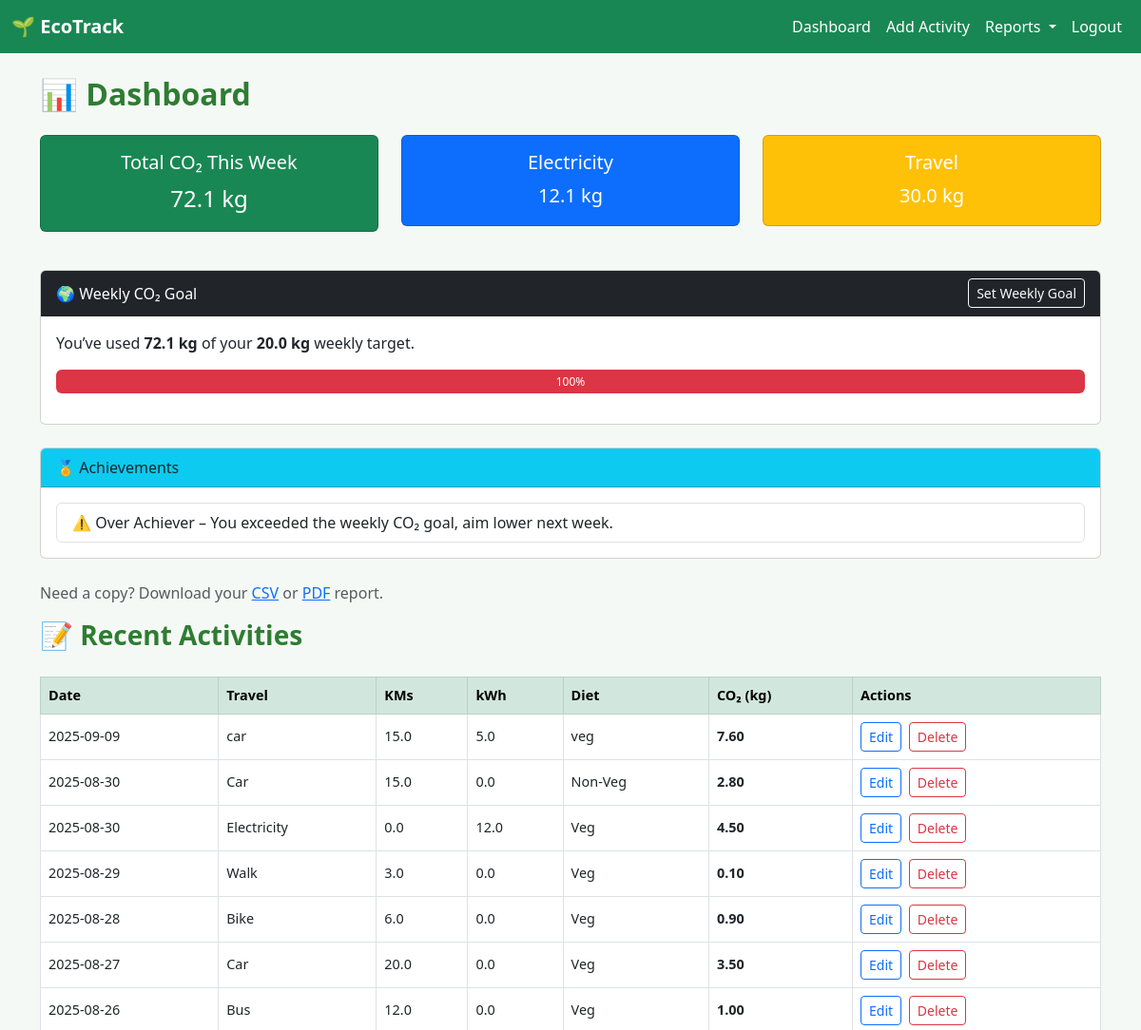
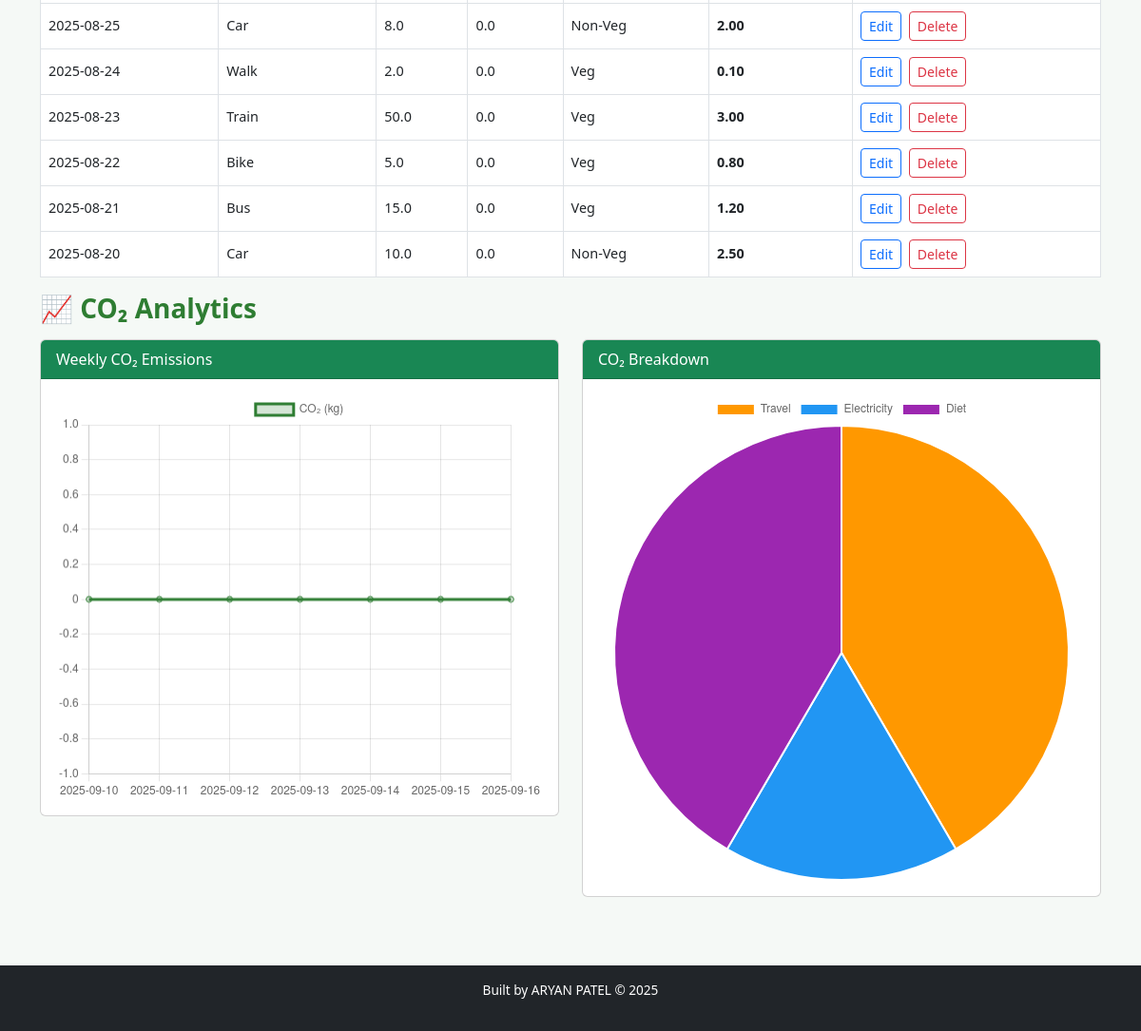
The app's page /dashboard (signed in) with its own data (2 pictures, top to bottom).
### tables this page shows
CREATE TABLE activities (
            id INTEGER PRIMARY KEY AUTOINCREMENT,
            user_id INTEGER NOT NULL,
            date TEXT NOT NULL,
            travel_mode TEXT NOT NULL,
            travel_km REAL NOT NULL,
            electricity_kwh REAL NOT NULL,
            diet_type TEXT NOT NULL,
            co2_kg REAL NOT NULL,
            FOREIGN KEY(user_id) REFERENCES users(id)
        );

### app.py (the view)
@app.route("/dashboard")
def dashboard():
    if not session.get("user_id"):
        return redirect(url_for("login"))
    con = get_db()
    cur = con.cursor()
    cur.execute("SELECT * FROM activities WHERE user_id=? ORDER BY date DESC", (session["user_id"],))
    rows = cur.fetchall()
    con.close()
    today = date.today()
    labels, values, daily = [], [], {}
    for r in rows:
        daily.setdefault(r["date"], 0.0)
        daily[r["date"]] += float(r["co2_kg"])
    for i in range(6, -1, -1):
        d = today - timedelta(days=i)
        ds = d.isoformat()
        labels.append(ds)
        values.append(round(daily.get(ds, 0.0), 2))
    travel = sum(r["co2_kg"] for r in rows if r["travel_mode"])
    electricity = sum(r["co2_kg"] for r in rows if r["electricity_kwh"] > 0)
    diet = sum(r["co2_kg"] for r in rows if r["diet_type"])
    total = travel + electricity + diet
    weekly_goal = get_user_goal(session["user_id"])
    progress = min((total / weekly_goal) * 100, 100) if weekly_goal > 0 else 0
    badges = []
    if total < 10:
        badges.append("🏅 Eco Saver – Excellent! Very low CO₂ emissions this week.")
    if total < weekly_goal:
        badges.append("🌟 Goal Achiever – You stayed under your weekly CO₂ goal!")
    if total >= weekly_goal and total > 0:
        badges.append("⚠️ Over Achiever – You exceeded the weekly CO₂ goal, aim lower next week.")
    entries = [dict(r) for r in rows]
    return render_template("dashboard.html",
                           title="Dashboard",
                           entries=entries,
                           chart_labels=labels,
                           chart_values=values,
                           travel=round(travel, 2),
                           electricity=round(electricity, 2),
                           diet=round(diet, 2),
                           total=round(total, 2),
                           goal=weekly_goal,
                           progress=round(progress, 2),
                           badges=badges)

### app.py (called while the page is built)
def get_db():
    con = sqlite3.connect(DB_PATH)
    con.row_factory = sqlite3.Row
    return con

@app.before_request
def ensure_db():
    init_db()

def get_user_goal(user_id):
    con = get_db(); cur = con.cursor()
    cur.execute("SELECT weekly_goal FROM user_settings WHERE user_id=?", (user_id,))
    row = cur.fetchone()
    con.close()
    return float(row["weekly_goal"]) if row else 20.0

### templates/dashboard.html (shortened to what this page needs)
{% extends "base.html" %}
{% block content %}
  <h2 class="mb-4">📊 Dashboard</h2>
  <div class="row mb-4">
    <div class="col-md-4">
      <div class="card text-white bg-success mb-3">
        <div class="card-body text-center">
          <h5 class="card-title">Total CO₂ This Week</h5>
          <p class="card-text fs-4">{{ total }} kg</p>
        </div>
      </div>
    </div>
    <div class="col-md-4">
      <div class="card text-white bg-primary mb-3">
        <div class="card-body text-center">
          <h5 class="card-title">Electricity</h5>
          <p class="card-text fs-5">{{ electricity }} kg</p>
        </div>
      </div>
    </div>
    <div class="col-md-4">
      <div class="card text-white bg-warning mb-3">
        <div class="card-body text-center">
          <h5 class="card-title">Travel</h5>
          <p class="card-text fs-5">{{ travel }} kg</p>
        </div>
      </div>
    </div>
  </div>
  <div class="card mb-4">
    <div class="card-header bg-dark text-white d-flex justify-content-between align-items-center">
      <span>🌍 Weekly CO₂ Goal</span>
      <a href="{{ url_for('settings') }}" class="btn btn-sm btn-outline-light">Set Weekly Goal</a>
    </div>
    <div class="card-body">
      <p>You’ve used <strong>{{ total }} kg</strong> of your <strong>{{ goal }} kg</strong> weekly target.</p>
      <div class="progress" style="height: 25px;">
        <div class="progress-bar
             {% if progress < 50 %}bg-success
             {% elif progress < 80 %}bg-warning
             {% else %}bg-danger{% endif %}"
             role="progressbar"
             style="width: {{ progress }}%;">
          {{ progress }}%
        </div>
      </div>
    </div>
  </div>
  {% if badges %}
  <div class="card mb-4">
    <div class="card-header bg-info text-dark">🏅 Achievements</div>
    <div class="card-body">
      <ul class="list-group">
        {% for badge in badges %}
          <li class="list-group-item">{{ badge }}</li>
        {% endfor %}
      </ul>
    </div>
  </div>
  {% endif %}
  <p class="text-muted">
    Need a copy? Download your
    <a href="{{ url_for('export_csv') }}">CSV</a> or
    <a href="{{ url_for('export_pdf') }}">PDF</a> report.
  </p>
  <h3 class="mb-3">📝 Recent Activities</h3>
  {% if entries %}
    <div class="table-responsive">
      <table class="table table-bordered table-hover align-middle">
        <thead class="table-success">
          <tr>
            <th>Date</th>
            <th>Travel</th>
            <th>KMs</th>
            <th>kWh</th>
            <th>Diet</th>
            <th>CO₂ (kg)</th>
            <th>Actions</th>
          </tr>
        </thead>
        <tbody>
          {% for e in entries %}
            <tr>
              <td>{{ e.date }}</td>
              <td>{{ e.travel_mode }}</td>
              <td>{{ e.travel_km }}</td>
              <td>{{ e.electricity_kwh }}</td>
              <td>{{ e.diet_type }}</td>
              <td class="fw-bold">{{ "%.2f"|format(e.co2_kg) }}</td>
              <td style="white-space:nowrap;">
                <a href="{{ url_for('edit_activity', act_id=e.id) }}" class="btn btn-sm btn-outline-primary me-1">Edit</a>
                <form method="POST" action="{{ url_for('delete_activity', act_id=e.id) }}" style="display:inline;" onsubmit="return confirm('Delete this activity?');">
                  <button type="submit" class="btn btn-sm btn-outline-danger">Delete</button>
                </form>
              </td>
            </tr>
          {% endfor %}
        </tbody>
      </table>
    </div>
  {% else %}
    <div class="alert alert-info">No activities logged yet.</div>
  {% endif %}
  <h3 class="mb-3">📈 CO₂ Analytics</h3>
  <div class="row">
    <div class="col-md-6 mb-4">
      <div class="card">
        <div class="card-header bg-success text-white">Weekly CO₂ Emissions</div>
        <div class="card-body">
          <canvas id="lineChart" height="250"></canvas>
        </div>
      </div>
    </div>
    <div class="col-md-6 mb-4">
      <div class="card">
        <div class="card-header bg-success text-white">CO₂ Breakdown</div>
        <div class="card-body">
          <canvas id="pieChart" height="250"></canvas>
        </div>
      </div>
    </div>
  </div>
  <script>
    // Line Chart
    new Chart(document.getElementById('lineChart'), {
      type: 'line',
      data: {
        labels: {{ chart_labels|safe }},
        datasets: [{
          label: 'CO₂ (kg)',
          data: {{ chart_values|safe }},
          borderColor: '#2e7d32',
          backgroundColor: 'rgba(46,125,50,0.2)',
          fill: true,
          tension: 0.3
        }]
      }
    });
    // Pie Chart
    new Chart(document.getElementById('pieChart'), {
      type: 'pie',
      data: {
        labels: ['Travel', 'Electricity', 'Diet'],
        datasets: [{
          data: [{{ travel }}, {{ electricity }}, {{ diet }}],
          backgroundColor: ['#FF9800', '#2196F3', '#9C27B0']
        }]
      }
    });
  </script>
{% endblock %}

### templates/base.html (shortened to what this page needs)
<!DOCTYPE html>
<html lang="en">
<head>
  <link href="https://cdn.jsdelivr.net/npm/bootstrap@5.3.0/dist/css/bootstrap.min.css" rel="stylesheet">
  <link rel="stylesheet" href="{{ url_for('static', filename='style.css') }}">
</head>
<body>
  <nav class="navbar navbar-expand-lg navbar-dark bg-success mb-4">
    <div class="container-fluid">
      <a class="navbar-brand fw-bold" href="{{ url_for('home') }}">🌱 EcoTrack</a>
      <div class="collapse navbar-collapse" id="navbarNav">
        <ul class="navbar-nav ms-auto">
          {% if session.get("user_id") %}
            <li class="nav-item">
              <a class="nav-link text-white" href="{{ url_for('dashboard') }}">Dashboard</a>
            </li>
            <li class="nav-item">
              <a class="nav-link text-white" href="{{ url_for('input_activity') }}">Add Activity</a>
            </li>
            <li class="nav-item dropdown">
              <a class="nav-link dropdown-toggle text-white" href="#" id="reportsDropdown" role="button" data-bs-toggle="dropdown">
                Reports
              </a>
            </li>
            <li class="nav-item">
              <a class="nav-link text-white" href="{{ url_for('logout') }}">Logout</a>
            </li>
          {% endif %}
        </ul>
      </div>
    </div>
  </nav>
  <main class="container mb-5">
    {% block content %}{% endblock %}
  </main>
  <footer class="bg-dark text-white text-center py-3">
    <p>Built by ARYAN PATEL © 2025</p>
  </footer>
</body>
</html>

### static/style.css (style rules this page uses)
body { background: #f5f9f6; color: #333; }
h1, h2, h3 { color: #2e7d32; font-weight: 600; }
table { font-size: 0.9rem; margin-top: 10px; }
footer { font-size: 0.85rem; background: #2e7d32 !important; color: #fff; }

### records on screen
activities: date "2025-09-09", travel_mode "car", travel_km "15.0", electricity_kwh "5.0", diet_type "veg", co2_kg "7.60"
activities: date "2025-08-30", travel_mode "Car", travel_km "15.0", electricity_kwh "0.0", diet_type "Non-Veg", co2_kg "2.80"
activities: date "2025-08-30", travel_mode "Electricity", travel_km "0.0", electricity_kwh "12.0", diet_type "Veg", co2_kg "4.50"
activities: date "2025-08-29", travel_mode "Walk", travel_km "3.0", electricity_kwh "0.0", diet_type "Veg", co2_kg "0.10"
activities: date "2025-08-28", travel_mode "Bike", travel_km "6.0", electricity_kwh "0.0", diet_type "Veg", co2_kg "0.90"
activities: date "2025-08-27", travel_mode "Car", travel_km "20.0", electricity_kwh "0.0", diet_type "Veg", co2_kg "3.50"
activities: date "2025-08-26", travel_mode "Bus", travel_km "12.0", electricity_kwh "0.0", diet_type "Veg", co2_kg "1.00"
activities: date "2025-08-25", travel_mode "Car", travel_km "8.0", electricity_kwh "0.0", diet_type "Non-Veg", co2_kg "2.00"
activities: date "2025-08-24", travel_mode "Walk", travel_km "2.0", electricity_kwh "0.0", diet_type "Veg", co2_kg "0.10"
activities: date "2025-08-23", travel_mode "Train", travel_km "50.0", electricity_kwh "0.0", diet_type "Veg", co2_kg "3.00"
activities: date "2025-08-22", travel_mode "Bike", travel_km "5.0", electricity_kwh "0.0", diet_type "Veg", co2_kg "0.80"
activities: date "2025-08-21", travel_mode "Bus", travel_km "15.0", electricity_kwh "0.0", diet_type "Veg", co2_kg "1.20"
activities: date "2025-08-20", travel_mode "Car", travel_km "10.0", electricity_kwh "0.0", diet_type "Non-Veg", co2_kg "2.50"

### other values on screen
{{ total }} "72.1"
{{ electricity }} "12.1"
{{ travel }} "30.0"
{{ goal }} "20.0"
{{ progress }} "100"
{{ badge }} "⚠️ Over Achiever – You exceeded the weekly CO₂ goal, aim lower next week."
chart data {{ chart_labels|safe }} ['2025-09-10', '2025-09-11', '2025-09-12', '2025-09-13', '2025-09-14', '2025-09-15', '2025-09-16']
chart data {{ chart_values|safe }} [0.0, 0.0, 0.0, 0.0, 0.0, 0.0, 0.0]
chart data {{ travel }} 30.0
chart data {{ electricity }} 12.1
